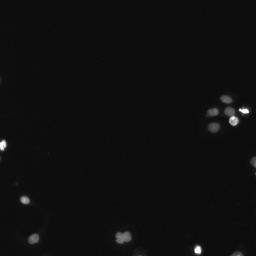
#> input picture CompositeMasks/Images/annotatedImages/1/images/1.png, 256 x 256 px, found by its file name
$ python main.py   (older library calls are emulated)
#> lines starting #> are read from the running program, lines starting #| are printed output that depends on the picture; after the words box and inside, x2 and y2 are one past the last pixel; in counts of white or black regions, pixels touching at a corner belong together; long printed decimals are rounded
### CellSegmentation/case_functions.py
import cv2
import numpy as np
import segmentation_functions as sf

def case1(img,annotated_mask):
    """ pentru imagini cu contrast global bun si zgomot redus"""

    gray_img = cv2.cvtColor(img, cv2.COLOR_BGR2GRAY)
    # cv2.imshow("gray img", gray_img)
    contoured_img1, f_measure1 = sf.custom_segmentation(img, gray_img, annotated_mask)
    cv2.imshow('Case1:Custom segmented', contoured_img1)


def case2(img,annotated_mask):
    """ folosit cand contururile sunt clar delimitate, dar exista zgomot punctiform """
    gray_img = cv2.cvtColor(img, cv2.COLOR_BGR2GRAY)
    threshold = 15  # Prag de similaritate
    region_growing_result, f_measure_rg = sf.region_growing(gray_img, annotated_mask, threshold)
    print(f"Region Growing f_measure: {f_measure_rg}")
    #cv2.imshow("Region Growing (Segmented)", region_growing_result)
    contours, _ = cv2.findContours(region_growing_result, cv2.RETR_EXTERNAL, cv2.CHAIN_APPROX_SIMPLE)

    # Step 4: Draw contours on the original image
    output_img = img.copy()
    cv2.drawContours(output_img, contours, -1, (0, 0, 255), 2)  # Red contours with thickness 2

    # Step 5: Display the result
    cv2.imshow("Case2:Region Growing (Segmented with Contours)", output_img)

def case3(img,annotated_mask):
    """ separarea celulelor suprapuse """

    # Convert to grayscale for processing
    gray_img = cv2.cvtColor(img, cv2.COLOR_BGR2GRAY)

    # # Apply Bilateral Filter
    # filtered_img = cv2.bilateralFilter(gray_img, d=9, sigmaColor=75, sigmaSpace=75)
    #
    #
    # # Apply Sobel Edge Detection
    # sobelx = cv2.Sobel(filtered_img, cv2.CV_64F, 1, 0, ksize=5)
    # sobely = cv2.Sobel(filtered_img, cv2.CV_64F, 0, 1, ksize=5)
    # sobel_combined = cv2.magnitude(sobelx, sobely).astype(np.uint8)
    #
    # sobel_normalized = cv2.normalize(sobel_combined, None, 0, 255, cv2.NORM_MINMAX)
    # combined_image = cv2.addWeighted(filtered_img, 0.7, sobel_normalized, 0.3, 0)
    # cv2.imshow('Grayscale Preprocessed Mask', combined_image )

    segmented_img, binary_img, markers = sf.improved_watershed(gray_img, annotated_mask)

    # Draw contours on the original color image
    final_result = img.copy()
    final_result[markers == -1] = [0, 0, 255]  # Draw red contours on the original image

    # # Display results
    cv2.imshow('Case3:Watershed+Bilateral+Sobel', segmented_img)
    #cv2.imshow('Grayscale Preprocessed Mask', binary_img)

def case4(img,annotated_mask):
    """ ideal pentru imagini cu contrast slab intre celule si fundal """
    segmented_img, refined_mask, f_measure = sf.graph_cut_segmentation(img, annotated_mask)
    cv2.imshow("Case4:Graph Cut Segmented Image", segmented_img)
   # cv2.imshow("Graph Cut Binary Mask", refined_mask)


def case5(img,annotated_mask):
    """ eficient pentru detalii complexe cu detalii fine"""
    # Step 1: Convert to grayscale
    gray_img = cv2.cvtColor(img, cv2.COLOR_BGR2GRAY)

    # Step 2: Apply Gaussian smoothing to reduce noise
    smoothed_img = cv2.GaussianBlur(gray_img, (5, 5), 0)

    # Step 3: Perform Laplacian edge detection
    laplacian_edges = cv2.Laplacian(smoothed_img, cv2.CV_64F)
    laplacian_edges = cv2.convertScaleAbs(laplacian_edges)  # Convert to 8-bit image

    # Step 4: Apply multiple thresholding
    thresholds = [5, 10, 15, 20]  # Example threshold values
    binary_images = [cv2.threshold(laplacian_edges, t, 255, cv2.THRESH_BINARY)[1] for t in thresholds]

    # Combine all thresholds using a logical OR operation
    combined_binary = np.zeros_like(binary_images[0])
    for binary in binary_images:
        combined_binary = cv2.bitwise_or(combined_binary, binary)

    # Step 5: Optional - Enhance contrast before thresholding (using CLAHE)
    clahe = cv2.createCLAHE(clipLimit=2.0, tileGridSize=(8, 8))
    enhanced_img = clahe.apply(smoothed_img)

    # Step 6: Find contours from the combined binary image
    contours, _ = cv2.findContours(combined_binary, cv2.RETR_EXTERNAL, cv2.CHAIN_APPROX_SIMPLE)

    # Step 8: Draw contours on the original image
    output_img = img.copy()
    cv2.drawContours(output_img, contours, -1, (0, 0, 255), 1)  # Red contours with thickness 2

    # [6 lines of commented-out code are left out]
    cv2.imshow('Case5:Contours on Original Image', output_img)


def case6(img,annotated_mask):
    """ recomandat pentru imagini cu zgomot sau pentru imagini unde formele obiectelor sunt simple"""
    gray_img = cv2.cvtColor(img, cv2.COLOR_BGR2GRAY)
    final_segmented_img = sf.region_splitting_and_merging(gray_img, threshold=15, min_size=20)
    #f_measure = hf.statistics(annotated_mask, final_segmented_img)
    cv2.imshow("Case6:Segmented Image (Region Splitting and Merging)", final_segmented_img)

def case7(img,annotated_mask):
    """ util pentru imagini slab iluminate si cu zgomot moderat """
    # Step 1: Apply CLAHE (Contrast Limited Adaptive Histogram Equalization)
    gray_img = cv2.cvtColor(img, cv2.COLOR_BGR2GRAY)

    clahe = cv2.createCLAHE(clipLimit=2.0, tileGridSize=(8, 8))
    clahe_img = clahe.apply(gray_img)

    # Step 2: Apply Laplacian of Gaussian (LoG) for edge detection
    blurred_img = cv2.GaussianBlur(clahe_img, (5, 5), 0)

    # Apply Laplacian operator to find edges
    laplacian_img = cv2.Laplacian(blurred_img, cv2.CV_64F)

    # Convert Laplacian image back to uint8 for thresholding
    laplacian_img = np.uint8(np.abs(laplacian_img))

    # Step 3: Apply Thresholding to segment the image
    _, binary_img = cv2.threshold(laplacian_img, 30, 255, cv2.THRESH_BINARY)

    # Optionally, apply morphological operations to clean up the result
    kernel = np.ones((3, 3), np.uint8)
    cleaned_img = cv2.morphologyEx(binary_img, cv2.MORPH_CLOSE, kernel)

    # Step 4: Find contours on the cleaned binary image
    contours, _ = cv2.findContours(cleaned_img, cv2.RETR_EXTERNAL, cv2.CHAIN_APPROX_SIMPLE)

    # Step 5: Draw the contours on the original image
    img_with_contours = img.copy()
    cv2.drawContours(img_with_contours, contours, -1, (0, 255, 0), 2)  # Green color and thickness of 2

    # Display the original image with contours
    cv2.imshow("Case7:Image with Segmentation Contours", img_with_contours)

def case8(img,annotated_mask):
    """ util pentru imagini cu variatii complexe in itensitate """
    pass

### CellSegmentation/segmentation_functions.py
import cv2
import numpy as np
import helper_functions as hp
# from sklearn.cluster import KMeans

def custom_segmentation(img, gray_img, annotated_mask):
    print("Custom segmentation algoritm")
    clahe = cv2.createCLAHE(clipLimit=2.0, tileGridSize=(8, 8))
    equalized_img = clahe.apply(gray_img)
    # cv2.imshow("equalized", equalized_img) # forteaza o histograma pe care dorim sa o obtinem peste imagine

    # noise reduction
    blur = cv2.GaussianBlur(img, (5, 5), 0)
    # cv2.imshow("Blur", img)
    blurred_img = cv2.GaussianBlur(equalized_img, (5, 5), 0)
    #cv2.imshow("Gaussian blur", blurred_img)

    _, binary_img = cv2.threshold(blurred_img, 0, 255, cv2.THRESH_BINARY + cv2.THRESH_OTSU)
    #cv2.imshow("Binary Image", binary_img)
    #cv2.imshow("Annotated Mask", annotated_mask)

    # Find contours
    contours, _ = cv2.findContours(binary_img, cv2.RETR_TREE, cv2.CHAIN_APPROX_SIMPLE)
    for contour in contours:
        cv2.drawContours(img, [contour], -1, (0, 255, 0), 2)  # Green contours for cells
    f_measure = hp.statistics(annotated_mask, binary_img)
    return img, f_measure


def improved_watershed(input_img, annotated_mask):
    # Step 1: Noise reduction with Gaussian blur
    blurred_img = cv2.GaussianBlur(input_img, (5, 5), 0)

    # Step 2: Otsu's Thresholding to create binary image of cells
    _, binary_img = cv2.threshold(blurred_img, 0, 255, cv2.THRESH_BINARY + cv2.THRESH_OTSU)

    # Step 3: Remove noise with morphological opening (adjust the kernel)
    kernel = cv2.getStructuringElement(cv2.MORPH_ELLIPSE, (3, 3))
    opened_img = cv2.morphologyEx(binary_img, cv2.MORPH_OPEN, kernel, iterations=3)

    # Step 4: Distance transform to find sure foreground (cells)
    dist_transform = cv2.distanceTransform(opened_img, cv2.DIST_L2, 5)
    _, sure_fg = cv2.threshold(dist_transform, 0.6 * dist_transform.max(), 255, 0)  # Adjust threshold
    sure_fg = np.uint8(sure_fg)

    # Step 5: Detect sure background (dilating binary image with larger kernel)
    sure_bg = cv2.dilate(opened_img, kernel, iterations=5)  # Increase iterations for clearer background detection
    unknown = cv2.subtract(sure_bg, sure_fg)

    # Step 6: Marker labelling (mark foreground with 1, background with 0)
    _, markers = cv2.connectedComponents(sure_fg)
    markers = markers + 1  # Background is marked as 1, cells as other labels
    markers[unknown == 255] = 0  # Unknown regions marked as 0

    # Step 7: Apply Watershed to segment the cells
    img_for_watershed = cv2.cvtColor(input_img, cv2.COLOR_GRAY2BGR)
    cv2.watershed(img_for_watershed, markers)

    # Step 8: Mark the watershed boundaries (now with more clarity)
    img_for_watershed[markers == -1] = [0, 0, 255]  # Use red for boundaries

    # Step 9: Optionally, apply closing to clean up small noise
    closing_kernel = cv2.getStructuringElement(cv2.MORPH_ELLIPSE, (5, 5))
    closing_img = cv2.morphologyEx(img_for_watershed, cv2.MORPH_CLOSE, closing_kernel)
    # Step 10: Return results
    # f_measure = statistics(annotated_mask, binary_img)
    return closing_img, binary_img, markers
# [24 lines of commented-out code are left out]


def region_splitting_and_merging(img, threshold=15, min_size=20):
    h, w = img.shape[:2]
    segmented_img = np.zeros_like(img, dtype=np.uint8)
    regions = [(0, 0, w, h)]
    def split_region(x, y, width, height):
        region = img[y:y + height, x:x + width]
        std_dev = np.std(region)
        if std_dev > threshold:
            return [
                (x, y, width // 2, height // 2),
                (x + width // 2, y, width // 2, height // 2),
                (x, y + height // 2, width // 2, height // 2),
                (x + width // 2, y + height // 2, width // 2, height // 2)
            ]
        return [(x, y, width, height)]

    def merge_region(x, y, width, height):
        region = img[y:y + height, x:x + width]
        mean_val = np.mean(region)
        segmented_img[y:y + height, x:x + width] = mean_val if mean_val > 128 else 0

    while regions:
        x, y, width, height = regions.pop(0)
        if width > 1 and height > 1:
            sub_regions = split_region(x, y, width, height)
            if len(sub_regions) > 1:
                regions.extend(sub_regions)
            else:
                merge_region(x, y, width, height)

    kernel = np.ones((3, 3), np.uint8)
    final_segmented_img = cv2.morphologyEx(segmented_img, cv2.MORPH_CLOSE, kernel)

    return final_segmented_img

def region_growing(image, annotated_mask, threshold=10):
    height, width = image.shape
    segmented_img = np.zeros_like(image, dtype=np.uint8)
    visited = np.zeros_like(image, dtype=np.bool_)

    _, binary_img = cv2.threshold(image, 0, 255, cv2.THRESH_BINARY + cv2.THRESH_OTSU)

    num_labels, labels = cv2.connectedComponents(binary_img)

    for label in range(1, num_labels):
        seed_points = np.argwhere(labels == label)
        stack = [(pt[1], pt[0]) for pt in seed_points]

        while stack:
            x, y = stack.pop()
            if visited[y, x]:
                continue
            visited[y, x] = True
            intensity = image[y, x]

            if abs(intensity - image[seed_points[0][0], seed_points[0][1]]) <= threshold:
                segmented_img[y, x] = 255

                for dx, dy in [(-1, 0), (1, 0), (0, -1), (0, 1)]:
                    nx, ny = x + dx, y + dy
                    if 0 <= nx < width and 0 <= ny < height and not visited[ny, nx]:
                        stack.append((nx, ny))

    f_measure = hp.statistics(annotated_mask, segmented_img)
    return segmented_img, f_measure


def graph_cut_segmentation(img, annotated_mask):
    print("Applying Graph Cut Segmentation...")

    gray_img = cv2.cvtColor(img, cv2.COLOR_BGR2GRAY)

    clahe = cv2.createCLAHE(clipLimit=2.0, tileGridSize=(8, 8))
    enhanced_img = clahe.apply(gray_img)

    _, initial_mask = cv2.threshold(enhanced_img, 0, 255, cv2.THRESH_BINARY + cv2.THRESH_OTSU)

    kernel = cv2.getStructuringElement(cv2.MORPH_ELLIPSE, (7, 7))
    dilated_mask = cv2.dilate(initial_mask, kernel, iterations=2)

    grabcut_mask = np.where(dilated_mask == 255, cv2.GC_PR_FGD, cv2.GC_PR_BGD).astype('uint8')

    bg_model = np.zeros((1, 65), np.float64)
    fg_model = np.zeros((1, 65), np.float64)
    cv2.grabCut(img, grabcut_mask, None, bg_model, fg_model, 5, cv2.GC_INIT_WITH_MASK)

    refined_mask = np.where((grabcut_mask == cv2.GC_FGD) | (grabcut_mask == cv2.GC_PR_FGD), 255, 0).astype('uint8')

    refined_mask = cv2.morphologyEx(refined_mask, cv2.MORPH_CLOSE, kernel)

    f_measure = hp.statistics(annotated_mask, refined_mask)

    segmented_img = cv2.bitwise_and(img, img, mask=refined_mask)
    return segmented_img, refined_mask, f_measure

### CellSegmentation/helper_functions.py
import numpy as np


def statistics(annotated_mask, binary_img):
    white_mask = (annotated_mask == 255)
    black_mask = (annotated_mask == 0)

    white_img = (binary_img == 255)
    black_img = (binary_img == 0)

    # pixeli detectati din obiect corect
    true_pozitive = np.sum(white_mask & white_img)
    # pixeli din background detectati corect
    true_negative = np.sum(black_img & black_mask)
    # pixeli detectati din obiect dar nu sunt
    false_positive = np.sum(white_img & black_mask)
    # pixeli detectati din background dar sunt din obiect
    false_negative = np.sum(black_img & white_mask)

    pixel_accuracy = (true_pozitive + true_negative) / (true_pozitive + true_negative + false_positive + false_negative)
    if pixel_accuracy <0.2:
        binary_img = 255 - binary_img
        white_mask = (annotated_mask == 255)
        black_mask = (annotated_mask == 0)

        white_img = (binary_img == 255)
        black_img = (binary_img == 0)

        # pixeli detectati din obiect corect
        true_pozitive = np.sum(white_mask & white_img)
        # pixeli din background detectati corect
        true_negative = np.sum(black_img & black_mask)
        # pixeli detectati din obiect dar nu sunt
        false_positive = np.sum(white_img & black_mask)
        # pixeli detectati din background dar sunt din obiect
        false_negative = np.sum(black_img & white_mask)

        pixel_accuracy = (true_pozitive + true_negative) / (
                true_pozitive + true_negative + false_positive + false_negative)


    print(f"Pixel accuracy is {pixel_accuracy}%")
    # Jaccard Index
    IoU = true_pozitive / (true_pozitive + false_negative + false_positive)
    print(f"Area of overlap/Area of Union is {IoU}%")

    # a metric of exactness or quality
    precision = true_pozitive / (true_pozitive + false_positive)
    print(f"Precision is {precision}%")

    # a metric of completeness or quantity
    recall = true_pozitive / (true_pozitive + false_negative)
    print(f"Recall is {recall}%")
    # precision and recall should be high, but they have an inverse relationship

    # dice similarity coefficient
    f_measure = (2 * recall * precision) / (recall + precision)
    print(f"f_measure is {f_measure}")
    # cu atat e mai mare f_measure cu atat e mai bun algoritmul
    return f_measure

### CellSegmentation/main.py
import cv2
import numpy as np
import case_functions as case_fun

def main():
    i = 1
    img = cv2.imread(rf'./CompositeMasks/Images/annotatedImages/{i}/images/1.png')
#> img is the input picture: shape (256, 256, 3); min 10, max 255, mean 15
    # a se verifica masca anotata
    annotated_mask = cv2.imread(rf'./CompositeMasks/AnnotatedMasks/results_new_mask{i}.png', cv2.IMREAD_GRAYSCALE)
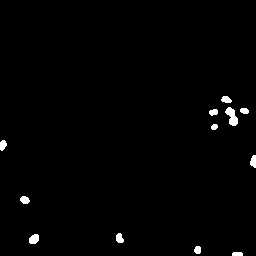
#> input picture CompositeMasks/AnnotatedMasks/results_new_mask1.png, 256 x 256 px, found by its file name
#> annotated_mask: shape (256, 256); 1.1% white; 12 white regions, largest, box (x1, y1, x2, y2) and area: (225, 107, 238, 126) 144, (29, 234, 39, 244) 81, (116, 233, 124, 243) 61
    cv2.imshow("original", img)
    case_fun.case1(img.copy(), annotated_mask)
#> in custom_segmentation, `contours, _ = cv2.findContours(binary_img, cv2.RETR_TREE, cv2.CHAIN_AP..`: contours = 13 contours, 1 with area under 20; largest, box (x1, y1, x2, y2) and area: (224, 106, 240, 127) 177, (116, 231, 132, 244) 138, (238, 106, 250, 116) 76, (28, 234, 39, 244) 74, (207, 108, 219, 117) 72
#> the loop in custom_segmentation, `for contour in contours:` made 13 passes
#> contour on pass 1: [[139, 255], [140, 255]]
#> after the loop in custom_segmentation, `for contour in contours:`:
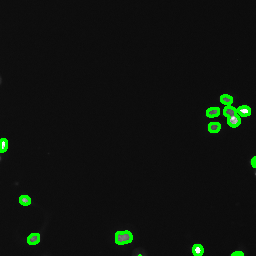
#> img: shape (256, 256, 3); 1.9% of pixels changed, all inside (x1, y1, x2, y2) = (0, 94, 256, 256); drawn as B, G, R
#> in statistics, `true_pozitive = np.sum(white_mask & white_img)`: true_pozitive = 698
#> in statistics, `true_negative = np.sum(black_img & black_mask)`: true_negative = 64407
#> in statistics, `false_positive = np.sum(white_img & black_mask)`: false_positive = 393
#> in statistics, `false_negative = np.sum(black_img & white_mask)`: false_negative = 38
#> in statistics, `pixel_accuracy = (true_pozitive + true_negative) / (true_pozitive + tr..`: pixel_accuracy = 0.993
#| Pixel accuracy is 0.9934%
#> in statistics, `IoU = true_pozitive / (true_pozitive + false_negative + false_positive)`: IoU = 0.618
#| Area of overlap/Area of Union is 0.6182%
#> in statistics, `precision = true_pozitive / (true_pozitive + false_positive)`: precision = 0.64
#| Precision is 0.6398%
#> in statistics, `recall = true_pozitive / (true_pozitive + false_negative)`: recall = 0.948
#| Recall is 0.9484%
#> in statistics, `f_measure = (2 * recall * precision) / (recall + precision)`: f_measure = 0.764
#| f_measure is 0.7641
    case_fun.case2(img.copy(), annotated_mask)
#> in region_growing, `num_labels, labels = cv2.connectedComponents(binary_img)`: num_labels = 14
#> the loop in region_growing, `for label in range(1, num_labels):` made 13 passes
#> seed_points on pass 13: [[255, 140]]
#| Pixel accuracy is 0.9908%
#| Area of overlap/Area of Union is 0.2261%
#| Precision is 0.7902%
#| Recall is 0.2405%
#| f_measure is 0.3687
#> in region_growing, `f_measure = hp.statistics(annotated_mask, segmented_img)`: f_measure = 0.369
#| Region Growing f_measure: 0.3687
#> in case2, `contours, _ = cv2.findContours(region_growing_result, cv2.RETR_EXTERNA..`: contours = 41 contours, 40 with area under 20; largest, box (x1, y1, x2, y2) and area: (211, 124, 218, 130) 22
    case_fun.case3(img.copy(), annotated_mask)
#> in improved_watershed, `kernel = cv2.getStructuringElement(cv2.MORPH_ELLIPSE, (3, 3))`: kernel = [[0, 1, 0], [1, 1, 1], [0, 1, 0]]
#> in improved_watershed, `markers[unknown == 255] = 0`:
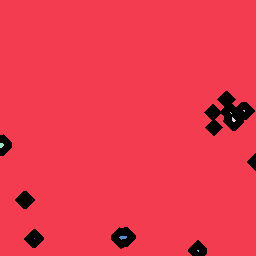
#> markers: shape (256, 256) int32; 9 distinct labels, from 0 to 8; one colour per label, 0 black
#> in improved_watershed, `img_for_watershed[markers == -1] = [0, 0, 255]`:
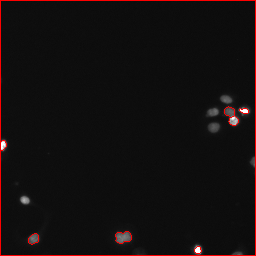
#> img_for_watershed: shape (256, 256, 3); 1.83% of pixels changed, all inside (x1, y1, x2, y2) = (0, 0, 256, 256)
#> in improved_watershed, `closing_kernel = cv2.getStructuringElement(cv2.MORPH_ELLIPSE, (5, 5))`: closing_kernel = [[0, 0, 1, 0, 0], [1, 1, 1, 1, 1], [1, 1, 1, 1, 1], [1, 1, 1, 1, 1], [0, 0, 1, 0, 0]]
#> in case3, `segmented_img, binary_img, markers = sf.improved_watershed(gray_img, a..`:
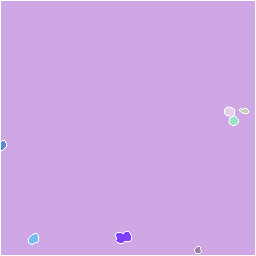
#> markers: shape (256, 256) int32; 9 distinct labels, from -1 to 8; one colour per label, 0 black, -1 white
    case_fun.case4(img.copy(), annotated_mask)
#| Pixel accuracy is 0.9924%
#| Area of overlap/Area of Union is 0.5916%
#| Precision is 0.5995%
#| Recall is 0.9783%
#| f_measure is 0.7434
#> in graph_cut_segmentation, `f_measure = hp.statistics(annotated_mask, refined_mask)`: f_measure = 0.743
    case_fun.case5(img.copy(), annotated_mask)
#> in case5, `laplacian_edges = cv2.Laplacian(smoothed_img, cv2.CV_64F)`:
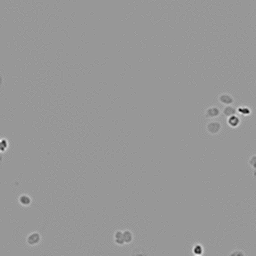
#> laplacian_edges: shape (256, 256) float64; min -72, max 49, mean 0; drawn with min black and max white
#> in case5, `binary_images = [cv2.threshold(laplacian_edges, t, 255, cv2.THRESH_BIN..`: binary_images = 4 items
#> the loop in case5, `for binary in binary_images:` made 4 passes
#> in case5, `contours, _ = cv2.findContours(combined_binary, cv2.RETR_EXTERNAL, cv2..`: contours = 41 contours, 33 with area under 20; largest, box (x1, y1, x2, y2) and area: (219, 96, 252, 129) 421, (113, 229, 133, 246) 196, (191, 242, 205, 256) 130, (18, 193, 32, 207) 126, (0, 137, 10, 154) 111, (26, 231, 42, 247) 88, (207, 106, 224, 120) 52, (208, 123, 219, 132) 28
#> in case5, `cv2.drawContours(output_img, contours, -1, (0, 0, 255), 1)`:
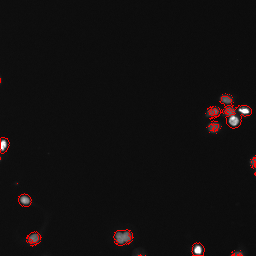
#> output_img: shape (256, 256, 3); 0.94% of pixels changed, all inside (x1, y1, x2, y2) = (0, 78, 256, 256); drawn as B, G, R
    case_fun.case6(img.copy(), annotated_mask)
    case_fun.case7(img.copy(), annotated_mask)
#> in case7, `contours, _ = cv2.findContours(cleaned_img, cv2.RETR_EXTERNAL, cv2.CHA..`: contours = 8 contours, 7 with area under 20; largest, box (x1, y1, x2, y2) and area: (195, 246, 201, 256) 36
    # case_fun.case8(img.copy(), annotated_mask)
    cv2.waitKey(0)
    cv2.destroyAllWindows()


if __name__ == "__main__":
    main()
